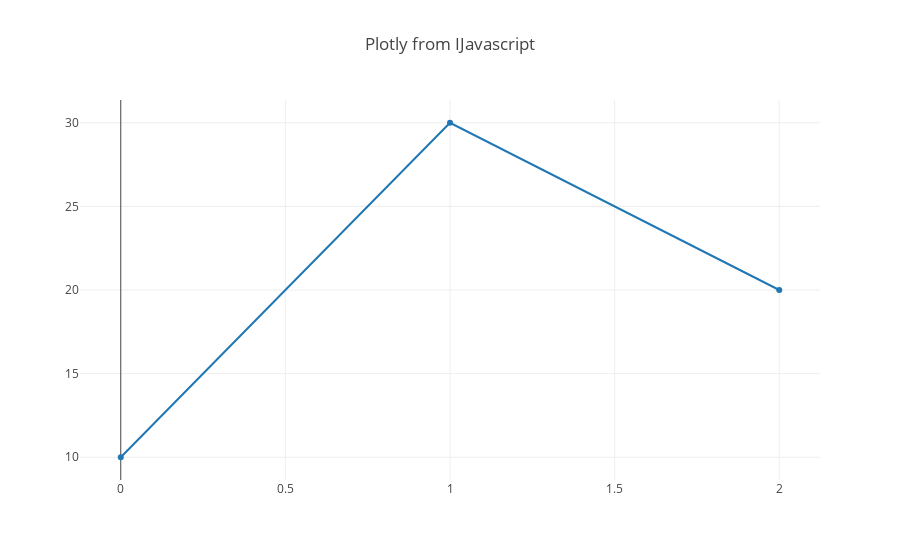

Notebook code cell kept with this figure:
### Markdown cell above
from [issue # 186](https://github.com/n-riesco/ijavascript/issues/186) on the ijavascript git repo, I tried these 2 snippets as is; I could not get the second one to fly at all despite having `npm install`'ed corresponding package

### Code cell
Plotly = require("ijavascript-plotly");
Plotly([{y: [10, 30, 20]}], {title: "Plotly from IJavascript"})

### Figure 1 — Plotly figure (JSON) as saved in the notebook; plotly's stock layout.template omitted (floating-point values rounded to 4 significant figures)
{"data": [{"y": [10, 30, 20]}], "layout": {"title": "Plotly from IJavascript"}}
